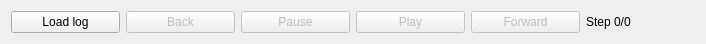
<?xml version="1.0" encoding="UTF-8"?>
<ui version="4.0">
 <class>Replay</class>
 <widget class="QWidget" name="Replay">
  <property name="geometry">
   <rect>
    <x>0</x>
    <y>0</y>
    <width>706</width>
    <height>40</height>
   </rect>
  </property>
  <property name="windowTitle">
   <string>Form</string>
  </property>
  <layout class="QHBoxLayout" name="horizontalLayout">
   <item>
    <widget class="QPushButton" name="loadButton">
     <property name="text">
      <string>Load log</string>
     </property>
    </widget>
   </item>
   <item>
    <widget class="QPushButton" name="backButton">
     <property name="enabled">
      <bool>false</bool>
     </property>
     <property name="text">
      <string>Back</string>
     </property>
    </widget>
   </item>
   <item>
    <widget class="QPushButton" name="pauseButton">
     <property name="enabled">
      <bool>false</bool>
     </property>
     <property name="text">
      <string>Pause</string>
     </property>
    </widget>
   </item>
   <item>
    <widget class="QPushButton" name="playButton">
     <property name="enabled">
      <bool>false</bool>
     </property>
     <property name="text">
      <string>Play</string>
     </property>
    </widget>
   </item>
   <item>
    <widget class="QPushButton" name="forwardButton">
     <property name="enabled">
      <bool>false</bool>
     </property>
     <property name="text">
      <string>Forward</string>
     </property>
    </widget>
   </item>
   <item>
    <widget class="QLabel" name="label">
     <property name="text">
      <string>Step 0/0</string>
     </property>
    </widget>
   </item>
  </layout>
 </widget>
 <resources/>
 <connections/>
</ui>
